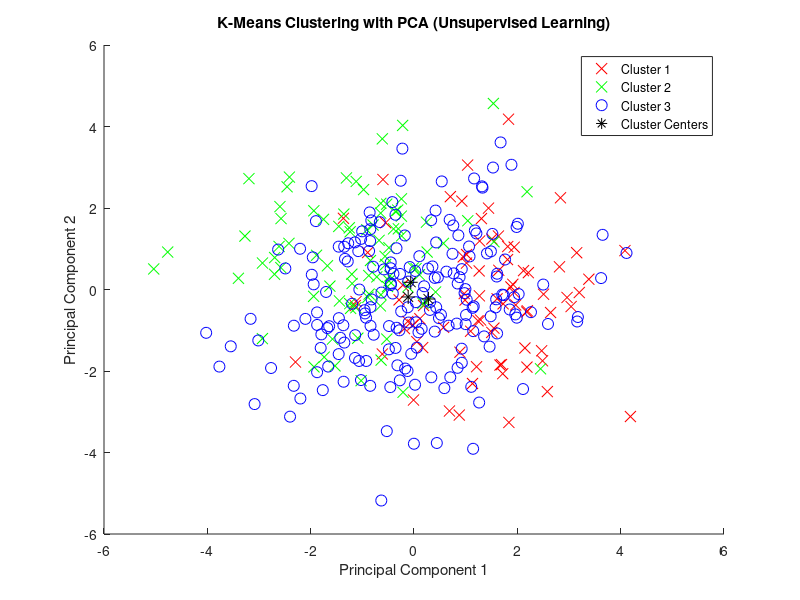

The MATLAB script that drew this image:
clc;
clearvars;

% Example data (replace with your actual data)
x1 = randn(36, 43); % Frequency domain features for user 1
x2 = randn(36, 43); % Frequency domain features for user 2
x3 = randn(36, 43); % Frequency domain features for user 3
x4 = randn(36, 43); % Frequency domain features for user 4
x5 = randn(36, 43); % Frequency domain features for user 5
x6 = randn(36, 43); % Frequency domain features for user 6
x7 = randn(36, 43); % Frequency domain features for user 7
x8 = randn(36, 43); % Frequency domain features for user 8
x9 = randn(36, 43); % Frequency domain features for user 9
x10 = randn(36, 43); % Frequency domain features for user 10

y1 = randn(36, 88); % Time domain features for user 1
y2 = randn(36, 88); % Time domain features for user 2
y3 = randn(36, 88); % Time domain features for user 3
y4 = randn(36, 88); % Time domain features for user 4
y5 = randn(36, 88); % Time domain features for user 5
y6 = randn(36, 88); % Time domain features for user 6
y7 = randn(36, 88); % Time domain features for user 7
y8 = randn(36, 88); % Time domain features for user 8
y9 = randn(36, 88); % Time domain features for user 9
y10 = randn(36, 88); % Time domain features for user 10

% Combine the frequency-domain and time-domain features for each user
combinedFeatures = [
    [x1, y1];
    [x2, y2];
    [x3, y3];
    [x4, y4];
    [x5, y5];
    [x6, y6];
    [x7, y7];
    [x8, y8];
    [x9, y9];
    [x10, y10]
];

% Normalize the combined features
combinedFeatures = (combinedFeatures - mean(combinedFeatures)) ./ std(combinedFeatures);

% K-Means Clustering
numClusters = 3; % Number of clusters (adjust based on your data)
[clusterIndices, clusterCenters] = kmeans(combinedFeatures, numClusters);

% Visualize the clusters (you can reduce dimensions for visualization purposes)
% Reduce the features for visualization using PCA (optional)
[coeff, score, ~, ~, explained] = pca(combinedFeatures);

% Plot the first two principal components
figure;
gscatter(score(:, 1), score(:, 2), clusterIndices, 'rgb', 'xo', 8);
hold on;
plot(clusterCenters(:, 1), clusterCenters(:, 2), 'k*', 'MarkerSize', 10);
title('K-Means Clustering with PCA (Unsupervised Learning)');
xlabel('Principal Component 1');
ylabel('Principal Component 2');
legend('Cluster 1', 'Cluster 2', 'Cluster 3', 'Cluster Centers', 'Location', 'Best');
hold off;

% Display the cluster assignments for each sample
disp('Cluster assignments for each sample:');
disp(clusterIndices);

% Optionally, display the centers of each cluster
disp('Cluster centers:');
disp(clusterCenters);
